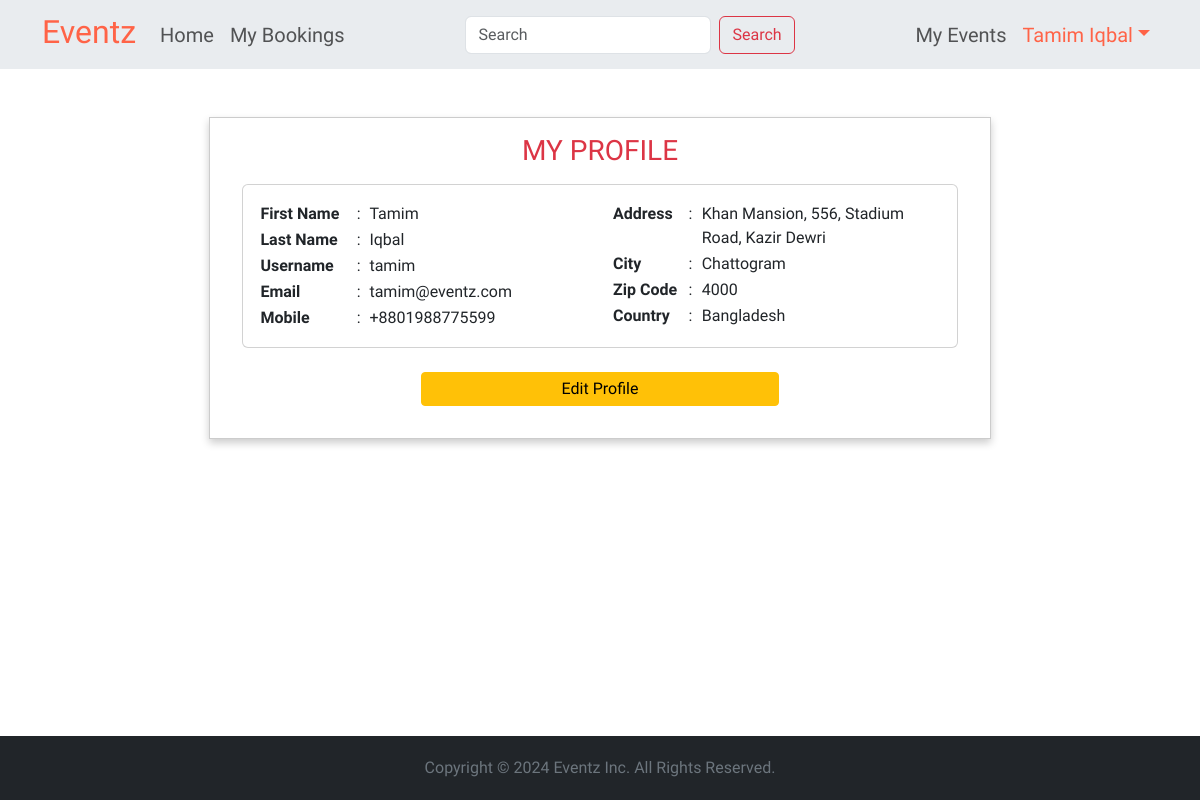
/user/profile/ (signed in), run on the app's committed database.
### app_user/models.py (models this page shows, shortened)
class Profile(models.Model):
    user = models.OneToOneField(User, on_delete=models.CASCADE)
    address = models.TextField(blank=True)
    city = models.CharField(max_length=20, blank=True)
    zip = models.CharField(max_length=10, blank=True)
    country = models.CharField(max_length=20, blank=True)
    mobile = models.CharField(max_length=14, blank=True)

### app_user/views.py (the view)
# urls.py: path('profile/', views.profile_view, name='profile'),
@login_required
def profile_view(request):
    profile = request.user.profile
    context = {'profile': profile, 'title': 'Profile'}
    return render(request, 'app_user/profile.html', context)

### app_user/templates/app_user/profile.html (shortened to what this page needs)
{% extends 'base.html' %}
{% block content %}
<center>
  <div class="profile">
    <h3 class="mb-3 text-danger">MY PROFILE</h3>
    <div class="card text-start">
      <div class="card-body row">
        <div class="col-md-6">
          <table>
            <tr>
              <th width="38%">First Name</th>  <td width="5%">:</td>
              <td width="57%">{{ profile.user.first_name }}</td>
            </tr>
            <tr>
              <th>Last Name</th>  <td>:</td>
              <td>{{ profile.user.last_name }}</td>
            </tr>
            <tr>
              <th>Username</th>  <td>:</td>
              <td>{{ profile.user.username }}</td>
            </tr>
            <tr>
              <th>Email</th>  <td>:</td>
              <td>{{ profile.user.email }}</td>
            </tr>
            <tr>
              <th>Mobile</th>  <td>:</td>
              <td>{{ profile.mobile }}</td>
            </tr>
          </table>
        </div>
        <div class="col-md-6">
          <table>
            <tr class="align-top">
              <th width="23%">Address</th>  <td width="4%">:</td>
              <td width="73%">{{ profile.address }}</td>
            </tr>
            <tr>
              <th>City</th>  <td>:</td>
              <td>{{ profile.city }}</td>
            </tr>
            <tr>
              <th>Zip Code</th>  <td>:</td>
              <td>{{ profile.zip }}</td>
            </tr>
            <tr>
              <th>Country</th>  <td>:</td>
              <td>{{ profile.country }}</td>
            </tr>
          </table>
        </div>
      </div>
    </div>
    <a href="{% url 'profile_update' %}" class="btn btn-warning btn-sm w-50 mt-4 fs-6">Edit Profile</a>
  </div>
</center>
{% endblock %}

### templates/navbar.html (shortened to what this page needs)
<nav class="navbar navbar-expand-lg bg-body-secondary">
  <div class="container">
    <a class="navbar-brand logo fs-2 pt-0" href={% url 'home' %}>Eventz</a>
    <div class="collapse navbar-collapse" id="navbarContent">
      <ul class="navbar-nav me-auto fs-5">
        <li class="nav-item">
          <a class="nav-link {% if request.path == '/' %}active{% endif %}"
            aria-current="page" href={% url 'home' %}>Home</a>
        </li>
        {% if request.user.is_authenticated %}
        <li class="nav-item">
          <a class="nav-link {% if request.path == '/book/list' %}active{% endif %}"
            href={% url 'booking_list' %}>My Bookings</a>
        </li>
        {% endif %}
      </ul>
      <form class="d-flex" method="post" action="{% url 'home' %}">
        <input class="form-control me-2" type="search" name="query" value="{{ query }}"
          placeholder="Search" aria-label="Search">
        <button class="btn btn-outline-danger" type="submit">Search</button>
      </form>
      <ul class="navbar-nav ms-auto fs-5">
        {% if request.user.is_authenticated %}
        <li class="nav-item">
          <a class="nav-link {% if request.path == '/event/list' %}active{% endif %}"
            href={% url 'event_list' %}>My Events</a>
        </li>
        <li class="nav-item dropdown">
          <a class="nav-link dropdown-toggle
            {% if request.path == '/user/profile/' or request.path ==  '/event/category' %}active{% endif %}"
            href="#" id="navbarDropdown"
            role="button" data-bs-toggle="dropdown" aria-expanded="false">
            {{ user.first_name }} {{ user.last_name }}</a>
        </li>
        {% endif %}
      </ul>
    </div>
  </div>
</nav>

### static/css/style.css (style rules this page uses)
body, h1, h2, h3, h4, h5, h6, p, span, a, input, textarea, label, button, select { font-family: "Pridi", serif; font-weight: 400; font-style: normal; }
.logo { font-family: "Tac One", sans-serif; color: tomato; }
.active { color: tomato !important; }
.form-card, .profile, .event, .category { width: 45%; padding: 1rem 2rem 2rem; border: 1px solid #CCC; box-shadow: 0 4px 8px 0 rgba(0, 0, 0, 0.2); }
.profile, .event, .category { width: 70%; }

### data on the page
Profile: user.first_name "Tamim", user.last_name "Iqbal", user.username "tamim", user.email "tamim@eventz.com", mobile "+8801988775599", address "Khan Mansion, 556, Stadium Road, Kazir Dewri", city "Chattogram", zip "4000", country "Bangladesh"

### other printed values
{{ user.first_name }} "Tamim"
{{ user.last_name }} "Iqbal"
